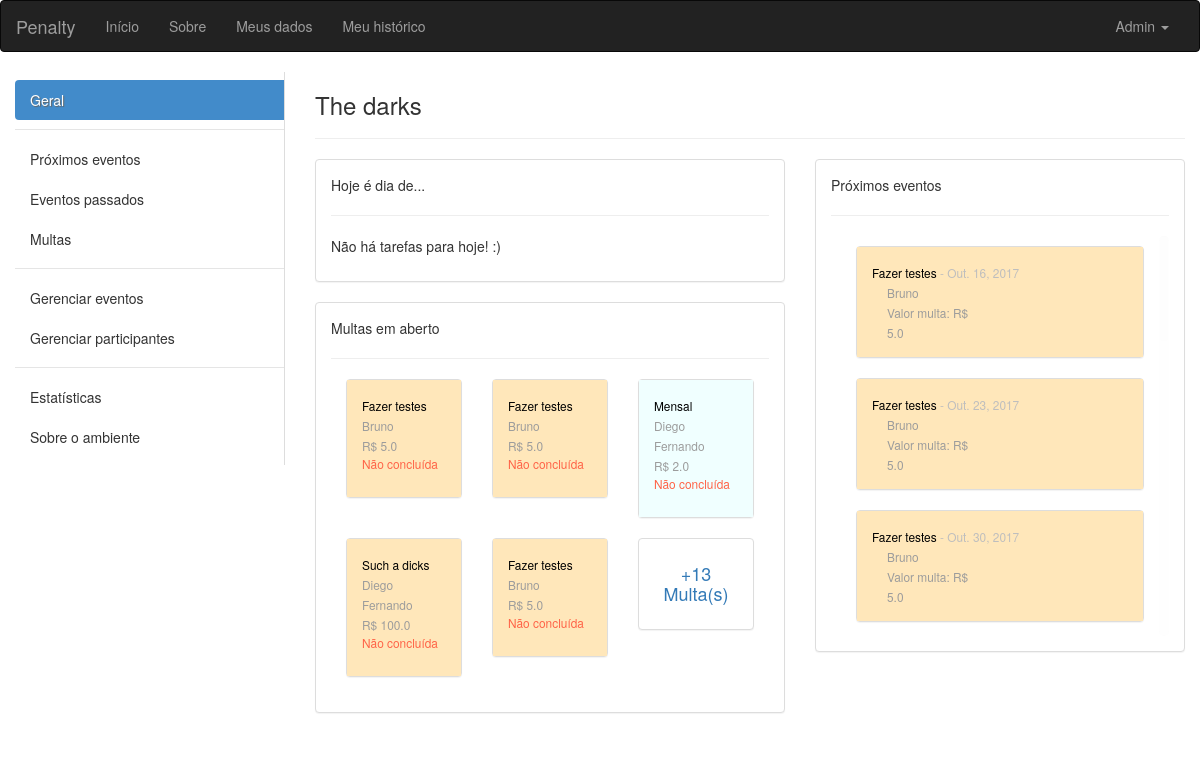
/ambiente/2/ (signed in), run on an earlier commit of the app's database.
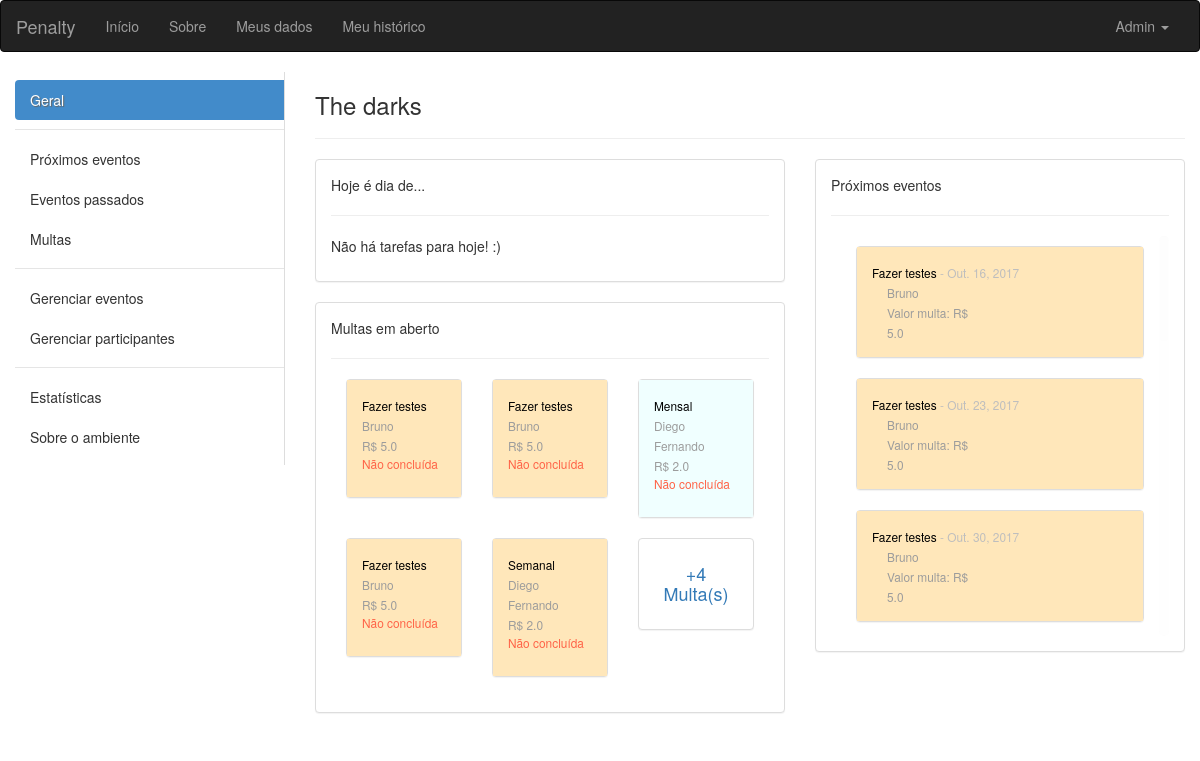
And on a later commit of the database.
### ambiente/models.py (models this page shows, shortened)
class Evento(models.Model):
	INTERVALOS = (
        ('D', 'Dias'),
        ('S', 'Semanas'),
        ('M', 'Meses'),
    )
	nome = models.CharField(max_length=100, verbose_name='Nome', null=False, blank=False)
	descricao = models.CharField(max_length=100, verbose_name='Descrição', null=True, blank=False)
	criador = models.ForeignKey(User, verbose_name='Criador', null=False, blank=False, related_name='+', default=1)
	responsavel = models.ForeignKey(User, verbose_name='Responsavel pela tarefa', null=False, blank=False, related_name='+', default=1)
	ambiente = models.ForeignKey(Ambiente, verbose_name='Ambiente', null=False, blank=False, related_name='+')
	data_inicio = models.DateField(default=date.today)
	data_fim = models.DateField(verbose_name='Data de término')
	dia_evento = models.DateField()
	id_agrupador = models.IntegerField()
	valor_multa = models.FloatField(verbose_name='Valor da multa', blank=False, default=2.0)
	quantidade_intervalos_repeticao = models.IntegerField(verbose_name='Se repete em')
	intervalo = models.CharField(max_length=40, choices=INTERVALOS, null=False, blank=False)
	solicitacao_de_validacao = models.BooleanField(default=False)
	momento_da_solicitacao = models.DateTimeField(blank=True, null=True)

### ambiente/views.py (the view)
# urls.py: url(r'^(?P<pk>[0-9]+)/$', views.detalhe_ambiente, name='ambiente'),
def detalhe_ambiente(request, pk):
	ambiente = get_object_or_404(Ambiente, pk=pk)
	get_object_or_404(ambiente.participantes, pk=request.user.pk)
	participantes = ambiente.participantes.values()
	tarefas_hj = Evento.objects.filter(ambiente=ambiente).filter(dia_evento=date.today()).order_by('dia_evento')
	tarefas_proximas = Evento.objects.filter(ambiente=ambiente).filter(dia_evento__gt=date.today()).order_by('dia_evento')[0:11]
	resto_tarefas = False
	if len(tarefas_hj) > 2:
		resto_tarefas = len(tarefas_hj) - 2
	multas = Evento.objects.filter(ambiente=ambiente).filter(dia_evento__lt=date.today()).filter(solicitacao_de_validacao=False).order_by('dia_evento')[::-1]
	resto_multas = False
	if len(multas) > 5:
		resto_multas = len(multas) - 5
	return render(request, 'detalhe_ambiente.html', {'ambiente':ambiente,
													'participantes':participantes,
													'tarefas_hj':tarefas_hj[0:2],
													'tarefas_hj_total':tarefas_hj,
													'resto_tarefas':resto_tarefas,
													'tarefas_proximas':tarefas_proximas,
													'multas':multas[0:5],
													'resto_multas':resto_multas})

### ambiente/templatetags/aux_tags.py (called while the page is built)
@register.filter(name='coment')
def coment(value):
	return len(ComentariosDeEventos.objects.filter(evento=value))

### ambiente/templates/detalhe_ambiente.html (shortened to what the changed rows need)
{% extends "base.html" %}
{% load aux_tags %}
{% block conteudo %}
<div class="container-fluid">
	<div class="row">
	<div class="col-sm-5">
		<div class="panel panel-default">
		  <div class="panel-body">
		  	{% for evento in multas %}
		  	<div class="col-xs-12 col-sm-12 col-md-12 col-lg-4">
			  	<div class="panel panel-default">
			  	  {% if evento.intervalo == "D" %}
			  	  	<div class="panel-body dias">
			  	  {% elif evento.intervalo == "S" %}
			  	  	<div class="panel-body semanas">
			  	  {% else %}
			  	    <div class="panel-body meses">
			  	  {% endif %}
			  	  <small class="pCinzaUser">
				    <a href="{% url 'ambiente:tarefa' ambiente.pk evento.pk %}" class="titulopindex">{{ evento.nome|truncatechars:16 }}</a>
				    <br>
			    	{{ evento.responsavel.first_name|truncatechars:16 }}<br>
			    	R$ {{ evento.valor_multa }}<br>
			    	{% if evento.solicitacao_de_validacao %}
			    		<p style="color: #008B45;">Concluído</p>
			    	{% else %}
			    		<p style="color: #FF6347;">Não concluída</p>
			    	{% endif %}
			      </small>
				  </div>
				</div>
			  </div>
			{% empty %}
	  			<p>Não há multas nesse ambiente! :)</p>
		  	{% endfor %}
		  	{% if resto_multas %}
	  		<div class="col-xs-12 col-sm-12 col-md-12 col-lg-4">
			  	<div class="panel panel-default">
			  	  <div class="panel-body">
			  	  	<a href="{% url 'ambiente:eventos_multados' ambiente.pk %}"><h4 style="text-align: center;">+{{ resto_multas }} Multa(s)</h4></a>
				  </div>
				</div>
			  </div>
		  	{% endif %}
		  </div>
		</div>
	</div>
	<div class="col-sm-4">
		<div class="panel panel-default">
		  <div class="panel-body">
		  	<div class="nano">
				<div class="nano-content">
				  	{% for evento in tarefas_proximas %}
					  <div class="col-xs-12 col-sm-12 col-md-12 col-lg-12">
					  	<div class="panel panel-default">
					  	  {% if evento.intervalo == "D" %}
					  	  	<div class="panel-body dias">
					  	  {% elif evento.intervalo == "S" %}
					  	  	<div class="panel-body semanas">
					  	  {% else %}
					  	    <div class="panel-body meses">
					  	  {% endif %}
					  	  	<small class="pCinzaUser">
						    	<a href="{% url 'ambiente:tarefa' ambiente.pk evento.pk %}" class="titulopindex">{{ evento.nome }}</a><span class="pCinza"> - {{ evento.dia_evento }}</span>
							</small>
						    <div class="col-xs-12 col-sm-12 col-md-6 col-lg-6">
						    	<small class="pCinzaUser">
							    	{{ evento.responsavel.first_name }}<br>
							    	Valor multa: R$ {{ evento.valor_multa }}<br>
						    	</small>
						    </div>
						    <div class="col-xs-12 col-sm-12 col-md-6 col-lg-6">
						    </div>
						  </div>
						</div>
					  </div>
				  {% empty %}
				  	<div class="container">
				  		<p>Não há nenhuma tarefa futura neste ambiente.</p>
				  	</div>
				  {% endfor %}
				</div>
			</div>
		  </div>
		</div>
	</div>
	</div>
</div>
{% endblock conteudo %}

What changed in the data, as far as the page shows it:
removed Evento: nome "Such a dicks", responsavel.first_name "Diego Fernando", valor_multa "100.0", solicitacao_de_validacao "Não concluída", shown under "The darks"
now on this page (row unchanged): Evento: nome "Semanal", responsavel.first_name "Diego Fernando", valor_multa "2.0", solicitacao_de_validacao "Não concluída", shown under "The darks"
Also different on the page:
{{ resto_multas }}: "13" → "4"
